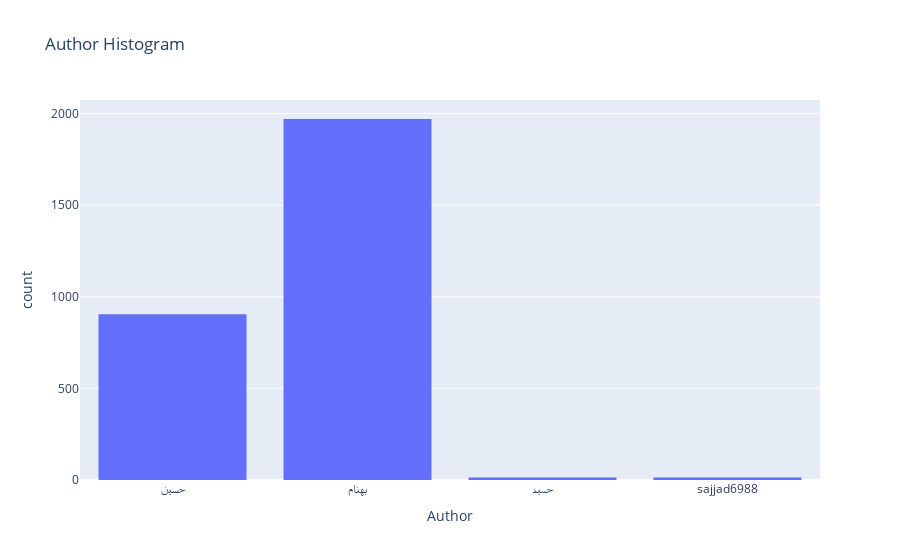

Write notebook code for a chart like this one.
### Code cell
import plotly.express as px

# Assuming 'all_data' is your DataFrame with the 'Platform' column
fig = px.histogram(all_data, x='Author', title='Author Histogram')

# Show the plot
fig.show()

### Figure 1 — Plotly figure (JSON) as saved in the notebook; plotly's stock layout.template omitted (floating-point values rounded to 4 significant figures; data arrays with more than 128 entries replaced by an {"elided": "..."} marker saying what was removed)
{"data": [{"alignmentgroup": "True", "bingroup": "x", "hovertemplate": "Author=%{x}<br>count=%{y}<extra></extra>", "legendgroup": "", "marker": {"color": "#636efa", "pattern": {"shape": ""}}, "name": "", "offsetgroup": "", "orientation": "v", "showlegend": false, "type": "histogram", "x": {"elided": "2900 str values"}, "xaxis": "x", "yaxis": "y"}], "layout": {"autosize": true, "barmode": "relative", "legend": {"tracegroupgap": 0}, "title": {"text": "Author Histogram"}, "xaxis": {"anchor": "y", "autorange": true, "domain": [0, 1], "range": [-0.5, 3.5], "title": {"text": "Author"}, "type": "category"}, "yaxis": {"anchor": "x", "autorange": true, "domain": [0, 1], "range": [0, 2074.0], "title": {"text": "count"}}}}
